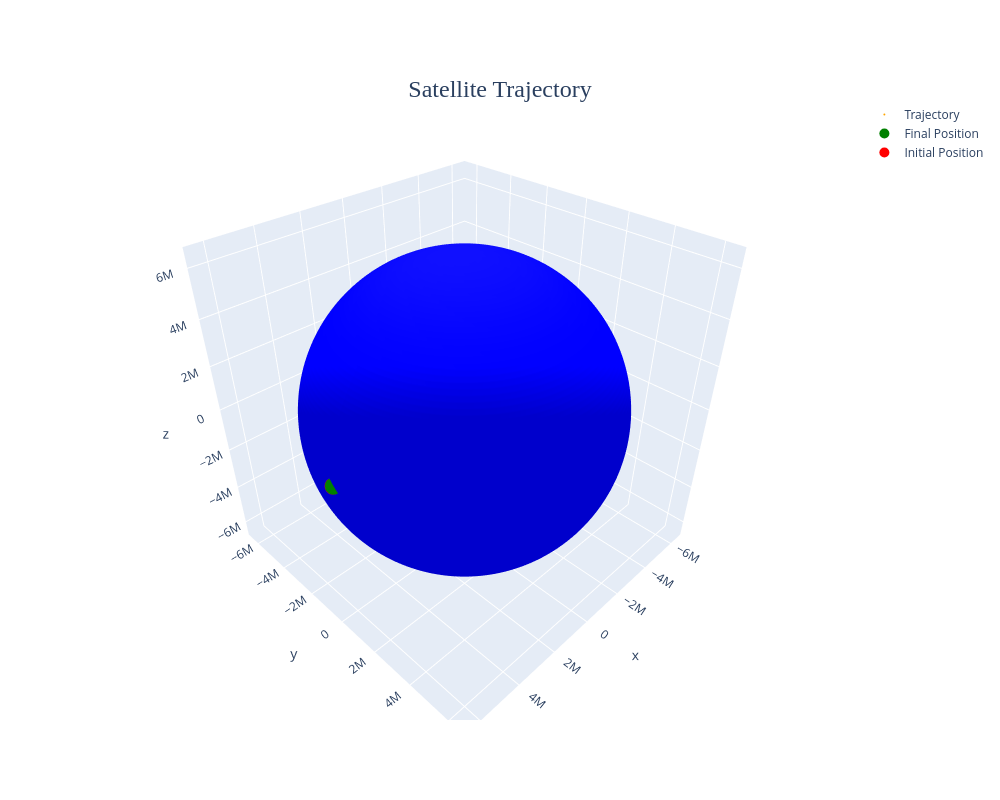

Here is the notebook cell this chart was saved with:
### Code cell
plot_orbit(sim2.X)

### Figure 1 — Plotly figure (JSON) as saved in the notebook; plotly's stock layout.template omitted (floating-point values rounded to 4 significant figures; data arrays with more than 128 entries replaced by an {"elided": "..."} marker saying what was removed)
{"data": [{"marker": {"color": "orange", "size": 1}, "mode": "markers", "name": "Trajectory", "type": "scatter3d", "x": {"elided": "3397 float values"}, "y": {"elided": "3397 float values"}, "z": {"elided": "3397 float values"}}, {"marker": {"color": "green", "size": 10}, "mode": "markers", "name": "Final Position", "type": "scatter3d", "x": [6378000.0], "y": [20180.0], "z": [16460.0]}, {"marker": {"color": "red", "size": 10}, "mode": "markers", "name": "Initial Position", "type": "scatter3d", "x": [6379000.0], "y": [0], "z": [0]}, {"colorscale": [[0, "blue"], [1, "blue"]], "name": "Earth", "showlegend": false, "showscale": false, "type": "surface", "x": {"elided": "200x100 float values"}, "y": {"elided": "200x100 float values"}, "z": {"elided": "200x100 float values"}}], "layout": {"height": 800, "title": {"font": {"family": "Garamond", "size": 24}, "text": "Satellite Trajectory", "x": 0.5, "y": 0.9}, "width": 1000}}
